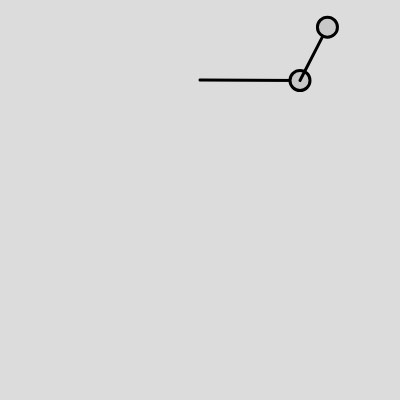
Frame 1 (no input)
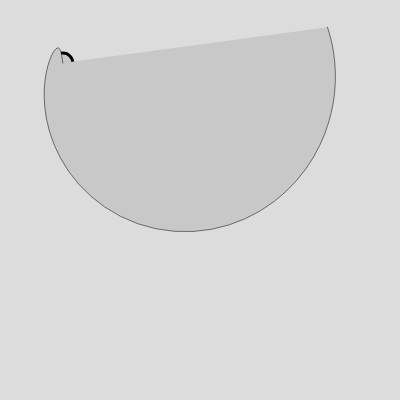
Frame 60 (no input)
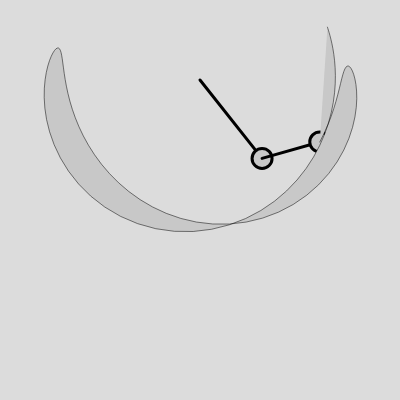
Frame 120 (the mouse pressed at the canvas centre since frame 60)

The p5.js sketch that drew these frames (run headless with seeded random() and noise() and a simulated clock; from frame 60 on, the mouse is pressed at the canvas centre):

// p5.js sketch
// ── sketch.js
/*
String together a series of pendulums so that the bob of one is the pivot point of another. Note that doing this may produce intriguing results but will be wildly inaccurate physically. Simulating an actual double pendulum requires sophisticated equations. You can read about them in the Wolfram Research article on double pendulums or watch my video on coding a double pendulum.
*/

let pendulumA;
let pendulumB;
let pivot;
let points = [];

function setup() {
  createCanvas(400, 400);
  
  // Pendulum(length, angle);
  let lengthA = 100;
  let angleA = 0.5 * PI;
  pendulumA = new Pendulum(lengthA, angleA);
  
  let lengthB = 60;
  let angleB = 0.85 * PI;
  pendulumB = new Pendulum(lengthB, angleB);
  
  pivot = createVector(width/2, 80);
}

function draw() {
  background(220);
  
  
  pendulumA.update();
  pendulumB.update();
  
  let bob1 = pendulumA.show(pivot)
  let bob2 = pendulumB.show(bob1);
  
  console.log(pendulumB.angle);
  
  // drawing the curves
  points.push(bob2);
  
  stroke(0);
  strokeWeight(0.5);
  
  // for (let i = 0; i<points.length-1; i++){
  //   
  //   line(points[i].x, points[i].y, points[i+1].x, points[i+1].y);
  // }
  
  beginShape();
  for (let pt of points) {
    vertex(pt.x, pt.y);
}
  endShape();
  
}


class Pendulum{
  constructor(length, angle){
    this.armLength = length;
    this.angle = angle;
    this.angularVelocity = 0;
    this.angularAcceleration= 0;
    this.damping = 0.98;
    this.gravity = 0.5;
    // this.pivot = createVector(x, y);
    // this.bob = createVector(x, y+this.armLength);
  }
  
  update(){
    // pendulum acceleration = -g * sin(angle) / armLength
    this.angularAcceleration = (-1) * this.gravity * sin(this.angle) / this.armLength;
    this.angularVelocity += this.angularAcceleration;
    this.angle += this.angularVelocity;
    
    // If near vertical (swing complete), reset to a random new angle
    if (abs(this.angle) < 0.01 && abs(this.angularVelocity) < 0.05) {
      this.angle = random(-PI, PI);
      this.angularVelocity = 0; // reset velocity to prevent compounding
  }
    // apply damping effect
    this.angularVelocity *= 0.998;
    
  }
  
  // here pivot refers to the objects that the pendulum is connected to. It could be a fixed point, or a moving bob
  show(pivot){
    // bob's position relative to its pivot point
    let x = this.armLength * sin(this.angle);
    let y = this.armLength * cos(this.angle);
    
    // convert from polar to cartesian coordinate 
    let bob = createVector(x, y);
    bob.add(pivot);
    
    strokeWeight(3);
    fill(200);
    line(pivot.x, pivot.y, bob.x, bob.y);
    circle(bob.x, bob.y, 20);
    
    return bob;
  }
  
  
  
  
}
